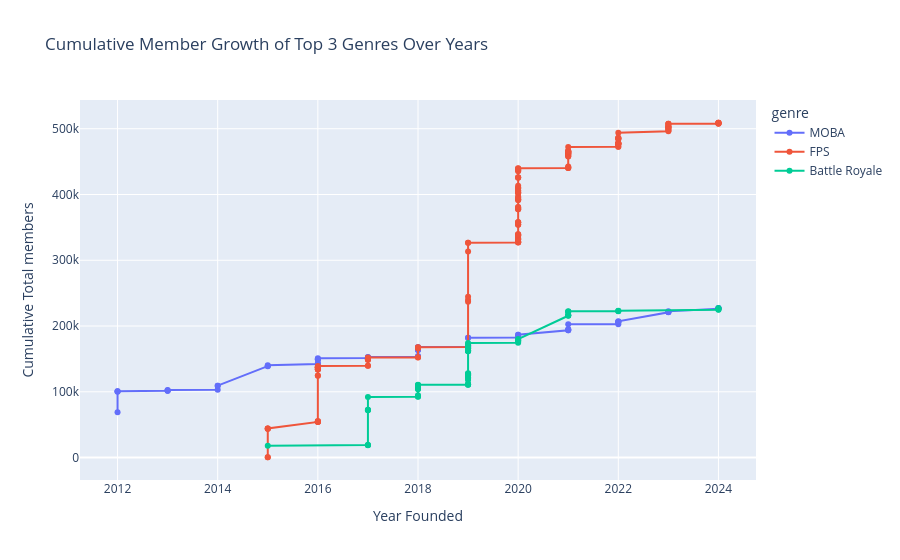

The notebook cell this image was saved under:
### Code cell
#Interactive Line Chart: Cumulative Members Over Time for Top 3 Genres
top_3_genres = gaming_data.groupby('genre')['member_count'].sum().nlargest(3).index.tolist()
filtered_growth = gaming_data[gaming_data['genre'].isin(top_3_genres)].copy()
filtered_growth = filtered_growth.sort_values(by='year_founded', ascending=True)
filtered_growth['cumulative_members'] = filtered_growth.groupby('genre')['member_count'].cumsum()

fig = px.line(
    filtered_growth,
    x='year_founded',
    y='cumulative_members',
    color='genre',
    markers=True,
    title='Cumulative Member Growth of Top 3 Genres Over Years',
    labels={
        'year_founded':'Year Founded',
        'cumulative_members':'Cumulative Total members'
    }
)
fig.update_layout(
    hovermode='x unified',
    dragmode='pan'  
)

fig.write_html("cumulative_growth_top3_genres.html")

fig.show()

### Figure 1 — Plotly figure (JSON) as saved in the notebook; plotly's stock layout.template omitted (floating-point values rounded to 4 significant figures; data arrays with more than 128 entries replaced by an {"elided": "..."} marker saying what was removed)
{"data": [{"hovertemplate": "genre=MOBA<br>Year Founded=%{x}<br>Cumulative Total members=%{y}<extra></extra>", "legendgroup": "MOBA", "line": {"color": "#636efa", "dash": "solid"}, "marker": {"symbol": "circle"}, "mode": "lines+markers", "name": "MOBA", "orientation": "v", "showlegend": true, "type": "scatter", "x": [2012, 2012, 2012, 2012, 2013, 2013, 2013, 2013, 2014, 2014, 2014, 2015, 2015, 2015, 2016, 2016, 2016, 2016, 2016, 2016, 2017, 2017, 2017, 2018, 2018, 2018, 2018, 2018, 2018, 2018, 2019, 2019, 2019, 2019, 2019, 2019, 2019, 2019, 2020, 2020, 2020, 2020, 2020, 2020, 2020, 2020, 2021, 2021, 2021, 2021, 2021, 2022, 2022, 2022, 2022, 2022, 2023, 2023, 2023, 2023, 2024, 2024, 2024, 2024], "xaxis": "x", "y": [68819, 99974, 100727, 100862, 101469, 101546, 101818, 102883, 102956, 109186, 109393, 139035, 139268, 140499, 142374, 143968, 149056, 149234, 149943, 150997, 151507, 152606, 153028, 153400, 154570, 163506, 163594, 164628, 165201, 168272, 168632, 169738, 169979, 170396, 170452, 170589, 182064, 182230, 182601, 182659, 182778, 182834, 183025, 183160, 186600, 186918, 193524, 193688, 194829, 194935, 202717, 202875, 205778, 206048, 206598, 207258, 220850, 221224, 221505, 222308, 226343, 226575, 227162, 227284], "yaxis": "y"}, {"hovertemplate": "genre=FPS<br>Year Founded=%{x}<br>Cumulative Total members=%{y}<extra></extra>", "legendgroup": "FPS", "line": {"color": "#EF553B", "dash": "solid"}, "marker": {"symbol": "circle"}, "mode": "lines+markers", "name": "FPS", "orientation": "v", "showlegend": true, "type": "scatter", "x": {"elided": "157 int values"}, "xaxis": "x", "y": {"elided": "157 int values"}, "yaxis": "y"}, {"hovertemplate": "genre=Battle Royale<br>Year Founded=%{x}<br>Cumulative Total members=%{y}<extra></extra>", "legendgroup": "Battle Royale", "line": {"color": "#00cc96", "dash": "solid"}, "marker": {"symbol": "circle"}, "mode": "lines+markers", "name": "Battle Royale", "orientation": "v", "showlegend": true, "type": "scatter", "x": [2015, 2017, 2017, 2017, 2017, 2017, 2017, 2017, 2018, 2018, 2018, 2018, 2018, 2018, 2018, 2018, 2018, 2018, 2018, 2018, 2019, 2019, 2019, 2019, 2019, 2019, 2019, 2019, 2019, 2019, 2019, 2019, 2019, 2019, 2019, 2019, 2019, 2019, 2019, 2019, 2019, 2019, 2019, 2019, 2019, 2019, 2019, 2019, 2019, 2019, 2020, 2020, 2020, 2020, 2020, 2020, 2021, 2021, 2021, 2021, 2021, 2021, 2021, 2022, 2022, 2022, 2024, 2024, 2024, 2024], "xaxis": "x", "y": [18092, 18794, 18946, 19052, 71853, 72253, 72722, 92189, 92476, 92755, 94731, 103987, 104735, 105330, 107607, 108046, 108764, 109131, 110192, 110690, 110740, 110790, 111423, 111930, 117901, 119771, 122084, 124671, 124728, 126485, 126769, 127405, 128364, 161858, 162059, 162339, 162389, 162449, 162593, 163515, 165292, 165581, 166237, 166770, 167076, 167300, 168111, 169455, 172255, 174258, 174701, 176971, 178230, 178660, 178811, 180162, 215628, 216213, 216516, 216965, 221787, 221908, 222316, 222576, 222831, 223225, 224711, 225063, 226865, 226915], "yaxis": "y"}], "layout": {"dragmode": "pan", "hovermode": "x unified", "legend": {"title": {"text": "genre"}, "tracegroupgap": 0}, "title": {"text": "Cumulative Member Growth of Top 3 Genres Over Years"}, "xaxis": {"anchor": "y", "domain": [0, 1], "title": {"text": "Year Founded"}}, "yaxis": {"anchor": "x", "domain": [0, 1], "title": {"text": "Cumulative Total members"}}}}
